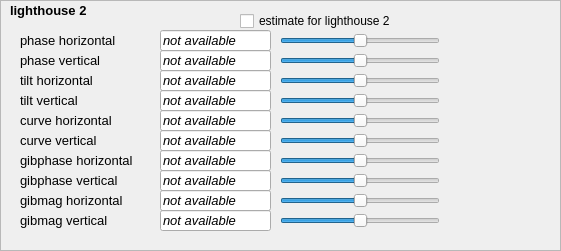
    <widget class="QFrame" name="frame_8">
     <property name="geometry">
      <rect>
       <x>20</x>
       <y>290</y>
       <width>561</width>
       <height>251</height>
      </rect>
     </property>
     <property name="frameShape">
      <enum>QFrame::StyledPanel</enum>
     </property>
     <property name="frameShadow">
      <enum>QFrame::Raised</enum>
     </property>
     <widget class="QLabel" name="lighthouse_4">
      <property name="geometry">
       <rect>
        <x>10</x>
        <y>0</y>
        <width>101</width>
        <height>21</height>
       </rect>
      </property>
      <property name="font">
       <font>
        <pointsize>10</pointsize>
        <weight>75</weight>
        <italic>false</italic>
        <bold>true</bold>
       </font>
      </property>
      <property name="text">
       <string>lighthouse 2</string>
      </property>
     </widget>
     <widget class="QLabel" name="x_27">
      <property name="geometry">
       <rect>
        <x>20</x>
        <y>70</y>
        <width>141</width>
        <height>20</height>
       </rect>
      </property>
      <property name="font">
       <font>
        <pointsize>10</pointsize>
        <weight>50</weight>
        <italic>false</italic>
        <bold>false</bold>
       </font>
      </property>
      <property name="text">
       <string>tilt horizontal</string>
      </property>
     </widget>
     <widget class="QLineEdit" name="lighthouse_phase_horizontal_2">
      <property name="geometry">
       <rect>
        <x>160</x>
        <y>30</y>
        <width>111</width>
        <height>21</height>
       </rect>
      </property>
      <property name="font">
       <font>
        <pointsize>10</pointsize>
        <italic>true</italic>
       </font>
      </property>
      <property name="locale">
       <locale language="German" country="Germany"/>
      </property>
      <property name="text">
       <string>not available</string>
      </property>
      <property name="readOnly">
       <bool>true</bool>
      </property>
     </widget>
     <widget class="QLineEdit" name="lighthouse_phase_vertical_2">
      <property name="geometry">
       <rect>
        <x>160</x>
        <y>50</y>
        <width>111</width>
        <height>21</height>
       </rect>
      </property>
      <property name="font">
       <font>
        <pointsize>10</pointsize>
        <italic>true</italic>
       </font>
      </property>
      <property name="locale">
       <locale language="German" country="Germany"/>
      </property>
      <property name="text">
       <string>not available</string>
      </property>
      <property name="readOnly">
       <bool>true</bool>
      </property>
     </widget>
     <widget class="QLabel" name="x_28">
      <property name="geometry">
       <rect>
        <x>20</x>
        <y>110</y>
        <width>141</width>
        <height>20</height>
       </rect>
      </property>
      <property name="font">
       <font>
        <pointsize>10</pointsize>
        <weight>50</weight>
        <italic>false</italic>
        <bold>false</bold>
       </font>
      </property>
      <property name="text">
       <string>curve horizontal</string>
      </property>
     </widget>
     <widget class="QLineEdit" name="lighthouse_tilt_horizontal_2">
      <property name="geometry">
       <rect>
        <x>160</x>
        <y>70</y>
        <width>111</width>
        <height>21</height>
       </rect>
      </property>
      <property name="font">
       <font>
        <pointsize>10</pointsize>
        <italic>true</italic>
       </font>
      </property>
      <property name="locale">
       <locale language="German" country="Germany"/>
      </property>
      <property name="text">
       <string>not available</string>
      </property>
      <property name="readOnly">
       <bool>true</bool>
      </property>
     </widget>
     <widget class="QLabel" name="x_29">
      <property name="geometry">
       <rect>
        <x>20</x>
        <y>30</y>
        <width>141</width>
        <height>20</height>
       </rect>
      </property>
      <property name="font">
       <font>
        <pointsize>10</pointsize>
        <weight>50</weight>
        <italic>false</italic>
        <bold>false</bold>
       </font>
      </property>
      <property name="text">
       <string>phase horizontal</string>
      </property>
     </widget>
     <widget class="QLineEdit" name="lighthouse_tilt_vertical_2">
      <property name="geometry">
       <rect>
        <x>160</x>
        <y>90</y>
        <width>111</width>
        <height>21</height>
       </rect>
      </property>
      <property name="font">
       <font>
        <pointsize>10</pointsize>
        <italic>true</italic>
       </font>
      </property>
      <property name="locale">
       <locale language="German" country="Germany"/>
      </property>
      <property name="text">
       <string>not available</string>
      </property>
      <property name="readOnly">
       <bool>true</bool>
      </property>
     </widget>
     <widget class="QLabel" name="x_30">
      <property name="geometry">
       <rect>
        <x>20</x>
        <y>50</y>
        <width>141</width>
        <height>20</height>
       </rect>
      </property>
      <property name="font">
       <font>
        <pointsize>10</pointsize>
        <weight>50</weight>
        <italic>false</italic>
        <bold>false</bold>
       </font>
      </property>
      <property name="text">
       <string>phase vertical</string>
      </property>
     </widget>
     <widget class="QLineEdit" name="lighthouse_curve_horizontal_2">
      <property name="geometry">
       <rect>
        <x>160</x>
        <y>110</y>
        <width>111</width>
        <height>21</height>
       </rect>
      </property>
      <property name="font">
       <font>
        <pointsize>10</pointsize>
        <italic>true</italic>
       </font>
      </property>
      <property name="locale">
       <locale language="German" country="Germany"/>
      </property>
      <property name="text">
       <string>not available</string>
      </property>
      <property name="readOnly">
       <bool>true</bool>
      </property>
     </widget>
     <widget class="QLabel" name="x_31">
      <property name="geometry">
       <rect>
        <x>20</x>
        <y>90</y>
        <width>141</width>
        <height>20</height>
       </rect>
      </property>
      <property name="font">
       <font>
        <pointsize>10</pointsize>
        <weight>50</weight>
        <italic>false</italic>
        <bold>false</bold>
       </font>
      </property>
      <property name="text">
       <string>tilt vertical</string>
      </property>
     </widget>
     <widget class="QLabel" name="x_32">
      <property name="geometry">
       <rect>
        <x>20</x>
        <y>130</y>
        <width>141</width>
        <height>20</height>
       </rect>
      </property>
      <property name="font">
       <font>
        <pointsize>10</pointsize>
        <weight>50</weight>
        <italic>false</italic>
        <bold>false</bold>
       </font>
      </property>
      <property name="text">
       <string>curve vertical</string>
      </property>
     </widget>
     <widget class="QLineEdit" name="lighthouse_curve_vertical_2">
      <property name="geometry">
       <rect>
        <x>160</x>
        <y>130</y>
        <width>111</width>
        <height>21</height>
       </rect>
      </property>
      <property name="font">
       <font>
        <pointsize>10</pointsize>
        <italic>true</italic>
       </font>
      </property>
      <property name="locale">
       <locale language="German" country="Germany"/>
      </property>
      <property name="text">
       <string>not available</string>
      </property>
      <property name="readOnly">
       <bool>true</bool>
      </property>
     </widget>
     <widget class="QLabel" name="x_33">
      <property name="geometry">
       <rect>
        <x>20</x>
        <y>150</y>
        <width>141</width>
        <height>20</height>
       </rect>
      </property>
      <property name="font">
       <font>
        <pointsize>10</pointsize>
        <weight>50</weight>
        <italic>false</italic>
        <bold>false</bold>
       </font>
      </property>
      <property name="text">
       <string>gibphase horizontal</string>
      </property>
     </widget>
     <widget class="QLineEdit" name="lighthouse_gibphase_horizontal_2">
      <property name="geometry">
       <rect>
        <x>160</x>
        <y>150</y>
        <width>111</width>
        <height>21</height>
       </rect>
      </property>
      <property name="font">
       <font>
        <pointsize>10</pointsize>
        <italic>true</italic>
       </font>
      </property>
      <property name="locale">
       <locale language="German" country="Germany"/>
      </property>
      <property name="text">
       <string>not available</string>
      </property>
      <property name="readOnly">
       <bool>true</bool>
      </property>
     </widget>
     <widget class="QLineEdit" name="lighthouse_gibphase_vertical_2">
      <property name="geometry">
       <rect>
        <x>160</x>
        <y>170</y>
        <width>111</width>
        <height>21</height>
       </rect>
      </property>
      <property name="font">
       <font>
        <pointsize>10</pointsize>
        <italic>true</italic>
       </font>
      </property>
      <property name="locale">
       <locale language="German" country="Germany"/>
      </property>
      <property name="text">
       <string>not available</string>
      </property>
      <property name="readOnly">
       <bool>true</bool>
      </property>
     </widget>
     <widget class="QLabel" name="x_34">
      <property name="geometry">
       <rect>
        <x>20</x>
        <y>170</y>
        <width>141</width>
        <height>20</height>
       </rect>
      </property>
      <property name="font">
       <font>
        <pointsize>10</pointsize>
        <weight>50</weight>
        <italic>false</italic>
        <bold>false</bold>
       </font>
      </property>
      <property name="text">
       <string>gibphase vertical</string>
      </property>
     </widget>
     <widget class="QLineEdit" name="lighthouse_gibmag_vertical_2">
      <property name="geometry">
       <rect>
        <x>160</x>
        <y>210</y>
        <width>111</width>
        <height>21</height>
       </rect>
      </property>
      <property name="font">
       <font>
        <pointsize>10</pointsize>
        <italic>true</italic>
       </font>
      </property>
      <property name="locale">
       <locale language="German" country="Germany"/>
      </property>
      <property name="text">
       <string>not available</string>
      </property>
      <property name="readOnly">
       <bool>true</bool>
      </property>
     </widget>
     <widget class="QLineEdit" name="lighthouse_gibmag_horizontal_2">
      <property name="geometry">
       <rect>
        <x>160</x>
        <y>190</y>
        <width>111</width>
        <height>21</height>
       </rect>
      </property>
      <property name="font">
       <font>
        <pointsize>10</pointsize>
        <italic>true</italic>
       </font>
      </property>
      <property name="locale">
       <locale language="German" country="Germany"/>
      </property>
      <property name="text">
       <string>not available</string>
      </property>
      <property name="readOnly">
       <bool>true</bool>
      </property>
     </widget>
     <widget class="QLabel" name="x_35">
      <property name="geometry">
       <rect>
        <x>20</x>
        <y>190</y>
        <width>141</width>
        <height>20</height>
       </rect>
      </property>
      <property name="font">
       <font>
        <pointsize>10</pointsize>
        <weight>50</weight>
        <italic>false</italic>
        <bold>false</bold>
       </font>
      </property>
      <property name="text">
       <string>gibmag horizontal</string>
      </property>
     </widget>
     <widget class="QLabel" name="x_36">
      <property name="geometry">
       <rect>
        <x>20</x>
        <y>210</y>
        <width>141</width>
        <height>20</height>
       </rect>
      </property>
      <property name="font">
       <font>
        <pointsize>10</pointsize>
        <weight>50</weight>
        <italic>false</italic>
        <bold>false</bold>
       </font>
      </property>
      <property name="text">
       <string>gibmag vertical</string>
      </property>
     </widget>
     <widget class="QSlider" name="lighthouse_curve_vertical_slider_2">
      <property name="geometry">
       <rect>
        <x>280</x>
        <y>130</y>
        <width>160</width>
        <height>21</height>
       </rect>
      </property>
      <property name="minimum">
       <number>0</number>
      </property>
      <property name="maximum">
       <number>99</number>
      </property>
      <property name="value">
       <number>50</number>
      </property>
      <property name="orientation">
       <enum>Qt::Horizontal</enum>
      </property>
     </widget>
     <widget class="QSlider" name="lighthouse_phase_horizontal_slider_2">
      <property name="geometry">
       <rect>
        <x>280</x>
        <y>30</y>
        <width>160</width>
        <height>21</height>
       </rect>
      </property>
      <property name="minimum">
       <number>0</number>
      </property>
      <property name="maximum">
       <number>99</number>
      </property>
      <property name="value">
       <number>50</number>
      </property>
      <property name="orientation">
       <enum>Qt::Horizontal</enum>
      </property>
     </widget>
     <widget class="QSlider" name="lighthouse_curve_horizontal_slider_2">
      <property name="geometry">
       <rect>
        <x>280</x>
        <y>110</y>
        <width>160</width>
        <height>21</height>
       </rect>
      </property>
      <property name="minimum">
       <number>0</number>
      </property>
      <property name="maximum">
       <number>99</number>
      </property>
      <property name="value">
       <number>50</number>
      </property>
      <property name="orientation">
       <enum>Qt::Horizontal</enum>
      </property>
     </widget>
     <widget class="QSlider" name="lighthouse_tilt_vertical_slider_2">
      <property name="geometry">
       <rect>
        <x>280</x>
        <y>90</y>
        <width>160</width>
        <height>21</height>
       </rect>
      </property>
      <property name="minimum">
       <number>0</number>
      </property>
      <property name="maximum">
       <number>99</number>
      </property>
      <property name="value">
       <number>50</number>
      </property>
      <property name="orientation">
       <enum>Qt::Horizontal</enum>
      </property>
     </widget>
     <widget class="QSlider" name="lighthouse_phase_vertical_slider_2">
      <property name="geometry">
       <rect>
        <x>280</x>
        <y>50</y>
        <width>160</width>
        <height>21</height>
       </rect>
      </property>
      <property name="minimum">
       <number>0</number>
      </property>
      <property name="maximum">
       <number>99</number>
      </property>
      <property name="value">
       <number>50</number>
      </property>
      <property name="orientation">
       <enum>Qt::Horizontal</enum>
      </property>
     </widget>
     <widget class="QSlider" name="lighthouse_tilt_horizontal_slider_2">
      <property name="geometry">
       <rect>
        <x>280</x>
        <y>70</y>
        <width>160</width>
        <height>21</height>
       </rect>
      </property>
      <property name="minimum">
       <number>0</number>
      </property>
      <property name="maximum">
       <number>99</number>
      </property>
      <property name="value">
       <number>50</number>
      </property>
      <property name="orientation">
       <enum>Qt::Horizontal</enum>
      </property>
     </widget>
     <widget class="QSlider" name="lighthouse_gibphase_horizontal_slider_2">
      <property name="geometry">
       <rect>
        <x>280</x>
        <y>150</y>
        <width>160</width>
        <height>21</height>
       </rect>
      </property>
      <property name="minimum">
       <number>0</number>
      </property>
      <property name="maximum">
       <number>99</number>
      </property>
      <property name="value">
       <number>50</number>
      </property>
      <property name="orientation">
       <enum>Qt::Horizontal</enum>
      </property>
     </widget>
     <widget class="QSlider" name="lighthouse_gibmag_vertical_slider_2">
      <property name="geometry">
       <rect>
        <x>280</x>
        <y>210</y>
        <width>160</width>
        <height>21</height>
       </rect>
      </property>
      <property name="minimum">
       <number>0</number>
      </property>
      <property name="maximum">
       <number>99</number>
      </property>
      <property name="value">
       <number>50</number>
      </property>
      <property name="orientation">
       <enum>Qt::Horizontal</enum>
      </property>
     </widget>
     <widget class="QSlider" name="lighthouse_gibphase_vertical_slider_2">
      <property name="geometry">
       <rect>
        <x>280</x>
        <y>170</y>
        <width>160</width>
        <height>21</height>
       </rect>
      </property>
      <property name="minimum">
       <number>0</number>
      </property>
      <property name="maximum">
       <number>99</number>
      </property>
      <property name="value">
       <number>50</number>
      </property>
      <property name="orientation">
       <enum>Qt::Horizontal</enum>
      </property>
     </widget>
     <widget class="QSlider" name="lighthouse_gibmag_horizontal_slider_2">
      <property name="geometry">
       <rect>
        <x>280</x>
        <y>190</y>
        <width>160</width>
        <height>21</height>
       </rect>
      </property>
      <property name="minimum">
       <number>0</number>
      </property>
      <property name="maximum">
       <number>99</number>
      </property>
      <property name="value">
       <number>50</number>
      </property>
      <property name="orientation">
       <enum>Qt::Horizontal</enum>
      </property>
     </widget>
     <widget class="QCheckBox" name="estimate_lighthouse_2">
      <property name="geometry">
       <rect>
        <x>240</x>
        <y>10</y>
        <width>211</width>
        <height>22</height>
       </rect>
      </property>
      <property name="text">
       <string>estimate for lighthouse 2</string>
      </property>
     </widget>
    </widget>
